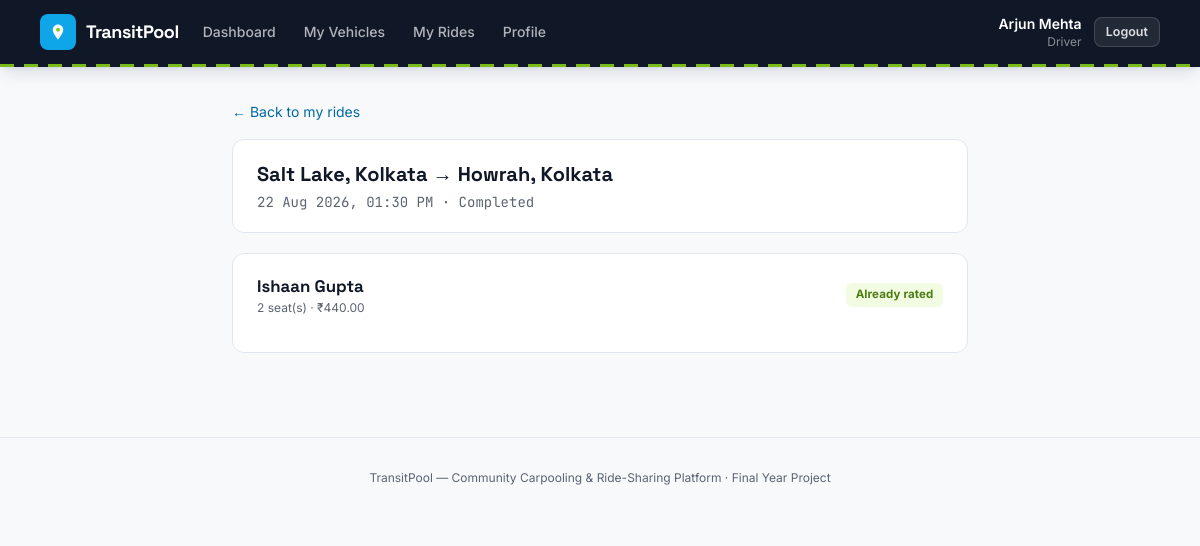
/index.php?route=driver/rides/rate&id=15 (signed in), run on the app's committed database.
### tables this page shows
CREATE TABLE rides (
    id               INT UNSIGNED AUTO_INCREMENT PRIMARY KEY,
    driver_id        INT UNSIGNED NOT NULL,
    vehicle_id       INT UNSIGNED NOT NULL,
    origin           VARCHAR(120) NOT NULL,
    destination      VARCHAR(120) NOT NULL,
    departure_at     DATETIME NOT NULL,
    seats_total      TINYINT UNSIGNED NOT NULL,
    seats_available  TINYINT UNSIGNED NOT NULL,
    price_per_seat   DECIMAL(8,2) NOT NULL,
    notes            VARCHAR(255) NULL,
    status           ENUM('scheduled','ongoing','completed','cancelled') NOT NULL DEFAULT 'scheduled',
    created_at       TIMESTAMP NOT NULL DEFAULT CURRENT_TIMESTAMP,
    CONSTRAINT fk_rides_driver  FOREIGN KEY (driver_id)  REFERENCES users(id)    ON DELETE CASCADE,
    CONSTRAINT fk_rides_vehicle FOREIGN KEY (vehicle_id) REFERENCES vehicles(id) ON DELETE RESTRICT,
    INDEX idx_rides_driver (driver_id),
    INDEX idx_rides_search (status, departure_at),
    INDEX idx_rides_origin (origin),
    INDEX idx_rides_destination (destination)
);

CREATE TABLE bookings (
    id             INT UNSIGNED AUTO_INCREMENT PRIMARY KEY,
    ride_id        INT UNSIGNED NOT NULL,
    rider_id       INT UNSIGNED NOT NULL,
    seats_booked   TINYINT UNSIGNED NOT NULL,
    fare_per_seat  DECIMAL(8,2) NOT NULL,
    total_fare     DECIMAL(8,2) NOT NULL,
    status         ENUM('confirmed','cancelled') NOT NULL DEFAULT 'confirmed',
    booked_at      TIMESTAMP NOT NULL DEFAULT CURRENT_TIMESTAMP,
    cancelled_at   TIMESTAMP NULL,
    CONSTRAINT fk_bookings_ride  FOREIGN KEY (ride_id)  REFERENCES rides(id) ON DELETE CASCADE,
    CONSTRAINT fk_bookings_rider FOREIGN KEY (rider_id) REFERENCES users(id) ON DELETE CASCADE,
    INDEX idx_bookings_ride (ride_id),
    INDEX idx_bookings_rider (rider_id)
);

CREATE TABLE users (
    id         INT UNSIGNED AUTO_INCREMENT PRIMARY KEY,
    name       VARCHAR(120)    NOT NULL,
    email      VARCHAR(150)    NOT NULL UNIQUE,
    phone      VARCHAR(20)     NOT NULL,
    password   VARCHAR(255)    NOT NULL,
    role       ENUM('super_admin','driver','rider') NOT NULL,
    status     ENUM('active','inactive') NOT NULL DEFAULT 'active',
    created_at TIMESTAMP NOT NULL DEFAULT CURRENT_TIMESTAMP
);

### app/controllers/DriverController.php (called while the page is built, shortened)
<?php
require_once __DIR__ . '/../models/Ride.php';
require_once __DIR__ . '/../models/Booking.php';
class DriverController
{
    public function rateRiders(): void
    {
        $id = (int)($_GET['id'] ?? 0);
        $ride = Ride::find($id);
        $riders = Booking::confirmedRidersForRide($id);
        $alreadyRated = [];
        foreach ($riders as $r) {
            if (Rating::existsFor($id, Auth::id(), (int)$r['rider_id'])) {
                $alreadyRated[$r['rider_id']] = true;
            }
        }
        require __DIR__ . '/../views/driver/rate_riders.php';
    }
}

### public/index.php (called while the page is built, shortened)
<?php
require_once __DIR__ . '/../core/helpers.php';
require_once __DIR__ . '/../core/Database.php';
require_once __DIR__ . '/../app/models/Ride.php';
require_once __DIR__ . '/../app/models/Booking.php';
require_once __DIR__ . '/../app/controllers/DriverController.php';
$router = new Router();
$router->get('login', fn() => (new AuthController())->showLogin());
$router->post('login', fn() => (new AuthController())->login());
$router->get('register', fn() => (new AuthController())->showRegister());
$router->post('register', fn() => (new AuthController())->register());
$router->post('logout', fn() => (new AuthController())->logout());
$router->get('admin/dashboard', fn() => (new AdminController())->dashboard());
$router->get('admin/users', fn() => (new AdminController())->users());
$router->post('admin/users/status', fn() => (new AdminController())->userStatus());
$router->get('admin/vehicles', fn() => (new AdminController())->vehicles());
$router->post('admin/vehicles/status', fn() => (new AdminController())->vehicleStatus());
$router->get('admin/rides', fn() => (new AdminController())->rides());
$router->get('admin/rides/show', fn() => (new AdminController())->rideShow());
$router->post('admin/rides/cancel', fn() => (new AdminController())->rideCancel());
$router->get('admin/bookings', fn() => (new AdminController())->bookings());
$router->get('admin/ratings', fn() => (new AdminController())->ratings());
$router->get('admin/reports', fn() => (new AdminController())->reports());
$router->post('admin/reports/resolve', fn() => (new AdminController())->reportResolve());
$router->get('driver/dashboard', fn() => (new DriverController())->dashboard());
$router->get('driver/vehicles', fn() => (new DriverController())->vehicles());
$router->get('driver/vehicles/new', fn() => (new DriverController())->vehicleNew());
$router->post('driver/vehicles/store', fn() => (new DriverController())->vehicleStore());
$router->get('driver/vehicles/edit', fn() => (new DriverController())->vehicleEdit());
$router->post('driver/vehicles/update', fn() => (new DriverController())->vehicleUpdate());
$router->post('driver/vehicles/deactivate', fn() => (new DriverController())->vehicleDeactivate());
$router->post('driver/vehicles/activate', fn() => (new DriverController())->vehicleActivate());
$router->get('driver/rides', fn() => (new DriverController())->rides());
$router->get('driver/rides/new', fn() => (new DriverController())->rideNew());
$router->post('driver/rides/store', fn() => (new DriverController())->rideStore());
$router->get('driver/rides/edit', fn() => (new DriverController())->rideEdit());
$router->post('driver/rides/update', fn() => (new DriverController())->rideUpdate());
$router->post('driver/rides/cancel', fn() => (new DriverController())->rideCancel());
$router->post('driver/rides/start', fn() => (new DriverController())->rideStart());
$router->post('driver/rides/complete', fn() => (new DriverController())->rideComplete());
$router->get('driver/rides/roster', fn() => (new DriverController())->roster());
$router->get('driver/rides/rate', fn() => (new DriverController())->rateRiders());
$router->post('driver/ratings/store', fn() => (new DriverController())->rateRiderStore());
$router->get('driver/profile', fn() => (new DriverController())->profile());
$router->get('rider/dashboard', fn() => (new RiderController())->dashboard());
$router->get('rider/search', fn() => (new RiderController())->search());
$router->get('rider/rides/show', fn() => (new RiderController())->rideShow());
$router->post('rider/bookings/store', fn() => (new RiderController())->bookingStore());
$router->get('rider/bookings', fn() => (new RiderController())->bookings());
$router->post('rider/bookings/cancel', fn() => (new RiderController())->bookingCancel());
$router->get('rider/rides/rate', fn() => (new RiderController())->rateDriver());
$router->post('rider/ratings/store', fn() => (new RiderController())->rateDriverStore());
$router->get('rider/profile', fn() => (new RiderController())->profile());
$router->get('reports/new', fn() => (new ReportController())->newForm());
$router->post('reports/store', fn() => (new ReportController())->store());
$route = $_GET['route'] ?? '';
$router->dispatch($_SERVER['REQUEST_METHOD'], $route);

### core/Router.php (called while the page is built, shortened)
<?php
class Router
{
    private array $routes = ['GET' => [], 'POST' => []];
    public function get(string $route, callable $handler): void
    {
        $this->routes['GET'][$route] = $handler;
    }
    public function post(string $route, callable $handler): void
    {
        $this->routes['POST'][$route] = $handler;
    }
    public function dispatch(string $method, string $route): void
    {
        $handler = $this->routes[$method][$route] ?? null;
        try {
            $handler();
        } catch (Throwable $e) {
            error_log($e->getMessage());
            http_response_code(500);
            require __DIR__ . '/../app/views/errors/500.php';
        }
    }
}

### config/database.php (called while the page is built)
<?php
return [
    'host'     => '127.0.0.1',
    'port'     => 3306,
    'database' => 'carpooling_ride_sharing',
    'username' => 'root',
    'password' => '',
    'charset'  => 'utf8mb4',
];

### core/Database.php (called while the page is built)
<?php
class Database
{
    private static ?PDO $instance = null;
    public static function connect(): PDO
    {
        if (self::$instance === null) {
            $config = require __DIR__ . '/../config/database.php';
            $dsn = sprintf(
                'mysql:host=%s;port=%d;dbname=%s;charset=%s',
                $config['host'],
                $config['port'],
                $config['database'],
                $config['charset']
            );
            self::$instance = new PDO($dsn, $config['username'], $config['password'], [
                PDO::ATTR_ERRMODE            => PDO::ERRMODE_EXCEPTION,
                PDO::ATTR_DEFAULT_FETCH_MODE => PDO::FETCH_ASSOC,
                PDO::ATTR_EMULATE_PREPARES   => false,
            ]);
        }
        return self::$instance;
    }
}

### app/models/Ride.php (called while the page is built, shortened)
<?php
require_once __DIR__ . '/../../core/Database.php';
class Ride
{
    public static function find(int $id): ?array
    {
        $stmt = Database::connect()->prepare(
            'SELECT r.*, u.name AS driver_name, u.email AS driver_email, u.phone AS driver_phone,
                    v.make, v.model, v.color, v.plate_number, v.vehicle_type
             FROM rides r
             JOIN users u ON u.id = r.driver_id
             JOIN vehicles v ON v.id = r.vehicle_id
             WHERE r.id = ?'
        );
        $stmt->execute([$id]);
        $row = $stmt->fetch();
        return $row ?: null;
    }
}

### core/helpers.php (called while the page is built, shortened)
<?php
function e(?string $value): string
{
    return htmlspecialchars($value ?? '', ENT_QUOTES, 'UTF-8');
}
function format_datetime(?string $datetime): string
{
    $ts = strtotime($datetime);
    return $ts === false ? '-' : date('d M Y, h:i A', $ts);
}
function money(float|string $amount): string
{
    return '₹' . number_format((float)$amount, 2);
}

### app/models/Booking.php (called while the page is built, shortened)
<?php
require_once __DIR__ . '/../../core/Database.php';
class Booking
{
    public static function confirmedRidersForRide(int $rideId): array
    {
        $stmt = Database::connect()->prepare(
            "SELECT b.*, u.name AS rider_name
             FROM bookings b JOIN users u ON u.id = b.rider_id
             WHERE b.ride_id = ? AND b.status = 'confirmed' ORDER BY u.name"
        );
        $stmt->execute([$rideId]);
        return $stmt->fetchAll();
    }
}

### app/views/driver/rate_riders.php (the view, shortened to what this page needs)
<?php $pageTitle = 'Rate Riders'; require __DIR__ . '/../partials/header.php'; require __DIR__ . '/../partials/navbar.php'; ?>
<main class="max-w-3xl mx-auto px-4 py-8">
    <a href="/index.php?route=driver/rides" class="text-sm text-sky-dark hover:underline">&larr; Back to my rides</a>
    <div class="card mt-4">
        <h1 class="font-display text-xl font-bold"><?= e($ride['origin']) ?> &rarr; <?= e($ride['destination']) ?></h1>
        <p class="text-slateink text-sm mt-1 font-mono-tab"><?= format_datetime($ride['departure_at']) ?> &middot; Completed</p>
    </div>
    <?php foreach ($riders as $r): ?>
        <div class="card">
            <div class="card-head">
                <div>
                    <h2 class="text-base font-semibold"><?= e($r['rider_name']) ?></h2>
                    <p class="text-slateink text-xs mt-0.5"><?= (int)$r['seats_booked'] ?> seat(s) &middot; <?= money($r['total_fare']) ?></p>
                </div>
                <?php if (!empty($alreadyRated[$r['rider_id']])): ?>
                    <span class="badge badge-lime">Already rated</span>
                <?php endif; ?>
            </div>
        </div>
    <?php endforeach; ?>
</main>
<?php require __DIR__ . '/../partials/footer.php'; ?>

### public/assets/css/style.css (style rules this page uses)
* { box-sizing: border-box; }
h1, h2, h3, h4, .font-display { font-family: 'Space Grotesk', 'Inter', sans-serif; }
.font-mono-tab { font-family: 'JetBrains Mono', monospace; font-variant-numeric: tabular-nums; }
.card { background: #fff; border: 1px solid var(--line, #E1E7EE); border-radius: 12px; padding: 1.25rem 1.5rem; margin-bottom: 1.25rem; }
.card-head { display: flex; align-items: center; justify-content: space-between; gap: 1rem; margin-bottom: 1rem; flex-wrap: wrap; }
.card-head h2 { font-size: 1.05rem; font-weight: 700; }
.badge { display:inline-flex; align-items:center; padding: 0.2rem 0.6rem; border-radius: 6px; font-size: 0.72rem; font-weight: 700; letter-spacing: 0.01em; }
.badge-lime { background: #F2FCE3; color: #4D7C0F; }

### data on the page
rides: origin "Salt Lake, Kolkata", destination "Howrah, Kolkata", departure_at "22 Aug 2026, 01:30 PM"
bookings: rider.name "Ishaan Gupta", seats_booked "2", total_fare "₹440.00", shows "Already rated"

### other printed values
$label "Dashboard"
$label "My Vehicles"
$label "My Rides"
$label "Profile"
Auth::name() "Arjun Mehta"
str_replace('_', ' ', $role ?? '') "Driver"
